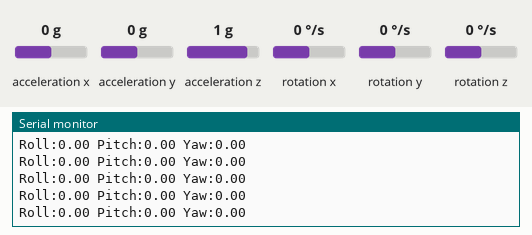
This sketch was run on a simulated Arduino Uno, built with avr-gcc and run on an emulated ATmega328P. Shown: the last lines printed to the serial monitor. The inputs (shaded band) are chosen by the test bench; at power-on: acceleration x 0 g, acceleration y 0 g, acceleration z 1 g, rotation z 0 °/s, rotation x 0 °/s, rotation y 0 °/s.

Above: at 4.2 s.
4.3 s: acceleration x set to -1.4 g
At 4.34 s:
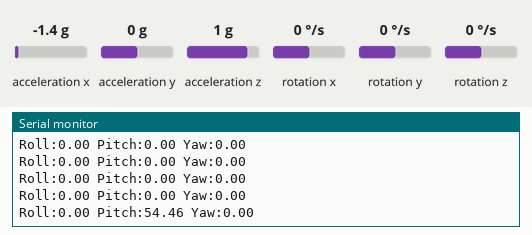
5.8 s: acceleration y set to -1.4 g
At 5.89 s:
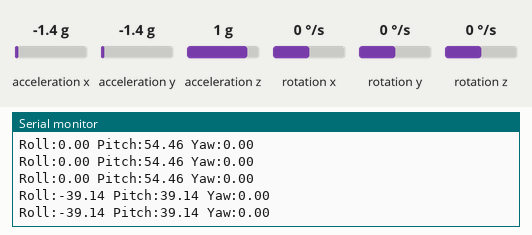
7.3 s: acceleration x set to 0.8 g
At 7.32 s:
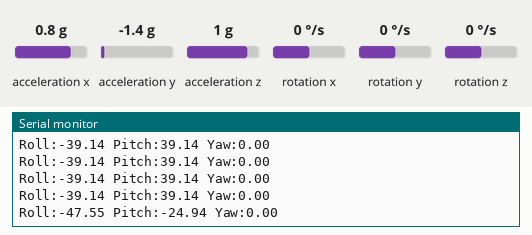
10.3 s: acceleration z set to -1.4 g
At 10.36 s:
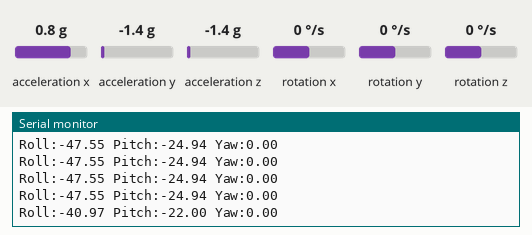
11.8 s: rotation z set to -192 °/s
At 11.8 s:
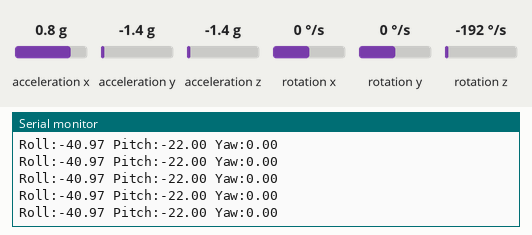
Timing chart, 0 to 14.3 s (numbered marks = the images above; inputs shaded):
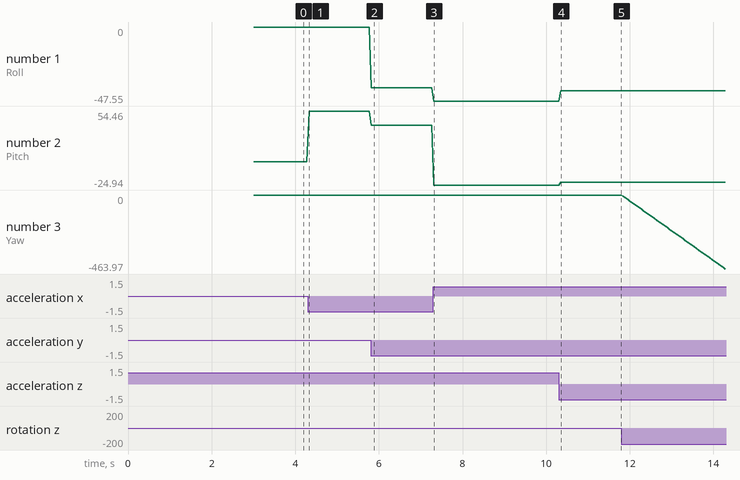

The sketch:

Prueba_MPU.ino
```cpp
#include <Wire.h>
#include <MPU6050_tockn.h>

MPU6050 mpu6050(Wire);
unsigned long timer = 0;

void setup() {
  Serial.begin(115200);
  Wire.begin();

  // Calibración inicial (Crucial para que los valores empiecen en 0)
  mpu6050.begin();
  mpu6050.calcGyroOffsets(true);
}

void loop() {
  mpu6050.update();

  // Enviamos datos cada 50ms para no saturar el puerto
  if (millis() - timer > 50) {

    // Formato compatible con Serial Monitor y Serial Plotter
    Serial.print("Roll:");  Serial.print(mpu6050.getAngleX());
    Serial.print(" Pitch:"); Serial.print(mpu6050.getAngleY());
    Serial.print(" Yaw:");   Serial.println(mpu6050.getAngleZ());

    timer = millis();
  }
}
```

Measured:
- after the input at 4.3 s, the serial monitor: prints a new line at once (image 1)
- after the input at 5.8 s, the serial monitor: prints a new line at once (image 2)
- after the input at 7.3 s, the serial monitor: prints a new line at once (image 3)
- after the input at 10.3 s, the serial monitor: prints a new line after 0.05 s (image 4)
- plotted number 1: 0 → -39.14 after the input at 5.8 s, -39.14 → -47.55 after the input at 7.3 s, -47.55 → -40.97 after the input at 10.3 s
- plotted number 2: 0 → 54.46 after the input at 4.3 s, 54.46 → 39.14 after the input at 5.8 s, 39.14 → -24.94 after the input at 7.3 s, -24.94 → -22 after the input at 10.3 s
- plotted number 3: 0 → -463.97 after the input at 11.8 s
